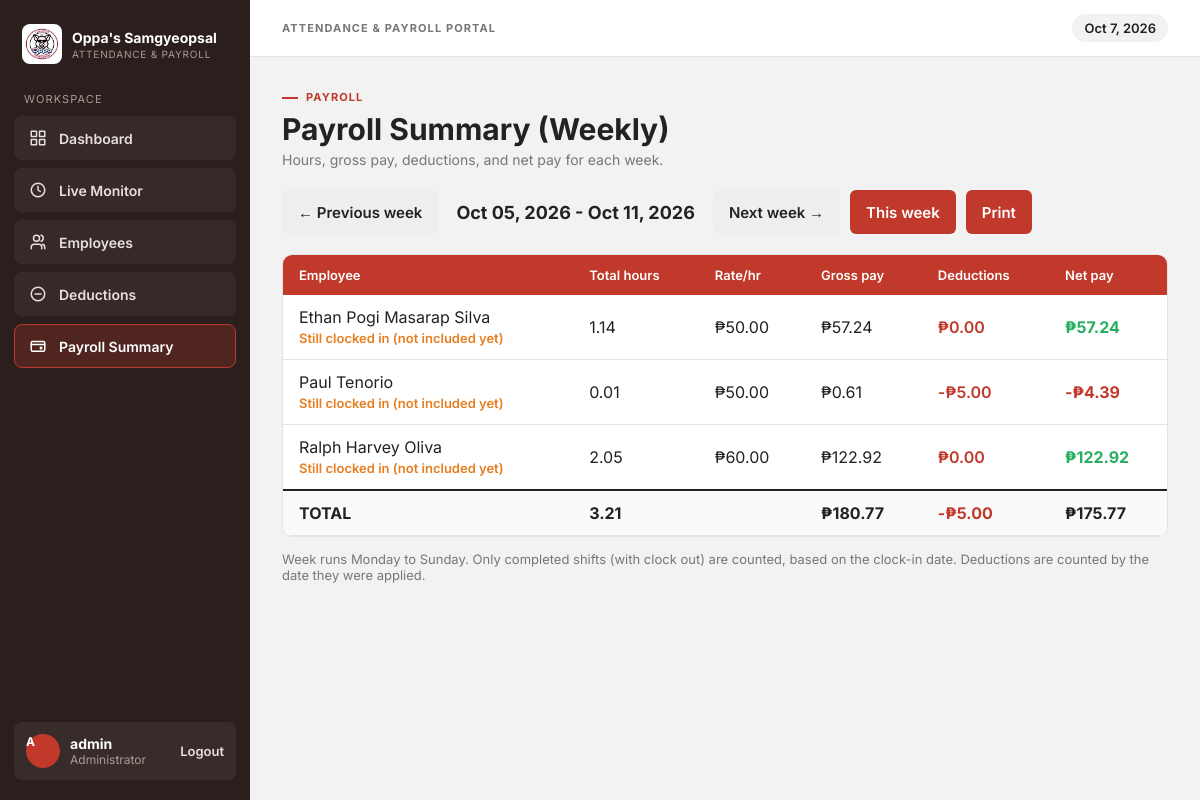
The app's page /admin/payroll.php (signed in) with its own data.
### tables this page shows
CREATE TABLE `employees` (
  `id` int(11) NOT NULL,
  `name` varchar(100) NOT NULL,
  `fingerprint_id` int(11) DEFAULT NULL,
  `hourly_rate` decimal(10,2) NOT NULL DEFAULT 0.00,
  `status` enum('active','inactive') DEFAULT 'active'
);

### admin/payroll.php (the view, shortened to what this page needs)
<?php
require '../db.php';
try {
    $base = new DateTime($_GET['start'] ?? 'today');
} catch (Exception $e) {
    $base = new DateTime('today');
}
$base->modify('monday this week')->setTime(0, 0, 0);
$weekStart = clone $base;
$weekEnd   = (clone $base)->modify('+7 days');
$prevWeek  = (clone $base)->modify('-7 days')->format('Y-m-d');
$nextWeek  = (clone $base)->modify('+7 days')->format('Y-m-d');
$thisWeek  = (new DateTime('today'))->modify('monday this week')->format('Y-m-d');
$s = $weekStart->format('Y-m-d H:i:s');
$e = $weekEnd->format('Y-m-d H:i:s');
$label = $weekStart->format('M d, Y') . ' - ' . (clone $weekEnd)->modify('-1 day')->format('M d, Y');
$stmt = $pdo->prepare("
    SELECT e.id, e.name, e.hourly_rate, e.status,
        COALESCE((SELECT SUM(TIMESTAMPDIFF(SECOND, a.clock_in, a.clock_out))
                    FROM attendance_logs a
                   WHERE a.employee_id = e.id AND a.clock_out IS NOT NULL
                     AND a.clock_in >= ? AND a.clock_in < ?), 0) AS secs,
        (SELECT COUNT(*) FROM attendance_logs a
          WHERE a.employee_id = e.id AND a.clock_out IS NULL
            AND a.clock_in >= ? AND a.clock_in < ?) AS open_count,
        COALESCE((SELECT SUM(d.amount) FROM deductions d
                   WHERE d.employee_id = e.id
                     AND d.created_at >= ? AND d.created_at < ?), 0) AS ded
    FROM employees e
    ORDER BY e.name
");
$stmt->execute([$s, $e, $s, $e, $s, $e]);
$all = $stmt->fetchAll();
$rows = [];
$tot = ['secs' => 0, 'gross' => 0, 'ded' => 0, 'net' => 0];
foreach ($all as $r) {
    $hours = $r['secs'] / 3600;
    $gross = round($hours * $r['hourly_rate'], 2);
    $ded   = (float)$r['ded'];
    $net   = $gross - $ded;
    $rows[] = $r + ['hours' => $hours, 'gross' => $gross, 'net' => $net];
    $tot['secs']  += $r['secs'];
    $tot['gross'] += $gross;
    $tot['ded']   += $ded;
    $tot['net']   += $net;
}
function peso($n) {
    return ($n < 0 ? '-₱' : '₱') . number_format(abs($n), 2);
}
require '../includes/header.php';
?>
<div class="toolbar">
    <a class="btn gray" href="?start=<?= $prevWeek ?>">← Previous week</a>
    <span class="range"><?= htmlspecialchars($label) ?></span>
    <a class="btn gray" href="?start=<?= $nextWeek ?>">Next week →</a>
    <a class="btn" href="?start=<?= $thisWeek ?>">This week</a>
    <button onclick="window.print()">Print</button>
</div>
<div class="table-wrap">
    <table>
        <tr>
            <th>Employee</th>
            <th>Total hours</th>
            <th>Rate/hr</th>
            <th>Gross pay</th>
            <th>Deductions</th>
            <th>Net pay</th>
        </tr>
        <?php foreach ($rows as $r): ?>
        <tr>
            <td>
                <?= htmlspecialchars($r['name']) ?>
                <?php if ($r['open_count'] > 0) echo '<br><span class="note">Still clocked in (not included yet)</span>'; ?>
            </td>
            <td><?= number_format($r['hours'], 2) ?></td>
            <td>₱<?= number_format($r['hourly_rate'], 2) ?></td>
            <td><?= peso($r['gross']) ?></td>
            <td class="ded"><?= $r['ded'] > 0 ? '-' . peso($r['ded']) : peso(0) ?></td>
            <td class="net <?= $r['net'] < 0 ? 'negative' : '' ?>"><?= peso($r['net']) ?></td>
        </tr>
        <?php endforeach; ?>
        <tr class="total">
            <td>TOTAL</td>
            <td><?= number_format($tot['secs'] / 3600, 2) ?></td>
            <td></td>
            <td><?= peso($tot['gross']) ?></td>
            <td class="ded"><?= $tot['ded'] > 0 ? '-' . peso($tot['ded']) : peso(0) ?></td>
            <td><?= peso($tot['net']) ?></td>
        </tr>
    </table>
</div>
<p class="small" style="margin-top:14px;">
    Week runs Monday to Sunday. Only completed shifts (with clock out) are counted, based on the clock-in date.
    Deductions are counted by the date they were applied.
</p>
<?php require '../includes/footer.php'; ?>

### assets/style.css (style rules this page uses)
:root { --primary: #C0392B; --primary-dark: #A93226; --primary-soft: #F8DEDA; --bg: #F2F2F2; --surface: #FFFFFF; --text: #222222; --muted: #777777; --success: #27AE60; --success-bg: #E9F7EF; --error: #C0392B; --error-bg: #FDEDEC; --warning: #E67E22; --warning-bg: #FFF4E5; --neutral: #7F8C8D; --border: #E3E3E3; --sidebar: #2A1F1D; --sidebar-text: #E8DEDA; --sidebar-muted: #A89A95; --radius: 6px; --radius-lg: 10px; --font: 'Inter', Arial, sans-serif; }
* { box-sizing: border-box; }
body { margin: 0; font-family: var(--font); font-size: 16px; color: var(--text); background: var(--bg); }
.small, .note { font-size: 13px; color: var(--muted); }
button, a.btn { display: inline-flex; align-items: center; justify-content: center; height: 44px; padding: 0 16px; font-family: var(--font); font-size: 15px; font-weight: 600; color: #fff; background: var(--primary); border: 0; border-radius: var(--radius); cursor: pointer; text-decoration: none; }
button.gray, a.btn.gray { background: #EEEEEE; color: var(--text); }
.table-wrap { overflow-x: auto; border: 1px solid var(--border); border-radius: var(--radius-lg); background: var(--surface); }
table { border-collapse: collapse; width: 100%; background: var(--surface); }
th { background: var(--primary); color: #fff; font-size: 13px; font-weight: 600; text-align: left; padding: 12px 16px; white-space: nowrap; }
td { padding: 12px 16px; border-bottom: 1px solid var(--border); text-align: left; vertical-align: middle; }
tr.total td { font-weight: 700; background: #FAFAFA; border-top: 2px solid var(--text); }
.ded, .amount { color: var(--error); font-weight: 600; }
.net { font-weight: 700; color: var(--success); }
.net.negative { color: var(--error); }
.note { color: var(--warning); font-size: 13px; font-weight: 600; }
.toolbar { display: flex; flex-wrap: wrap; align-items: center; gap: 10px; margin-bottom: 20px; }
.range { font-size: 18px; font-weight: 700; padding: 0 8px; }

### records on screen
employees: name "Ethan Pogi Masarap Silva", hours "1.14", hourly_rate "50.00", gross "₱57.24", net "₱57.24"
employees: name "Paul Tenorio", hours "0.01", hourly_rate "50.00", gross "₱0.61", ded "₱5.00", net "-₱4.39"
employees: name "Ralph Harvey Oliva", hours "2.05", hourly_rate "60.00", gross "₱122.92", net "₱122.92"

### other values on screen
$item[0] "Dashboard"
$item[0] "Live Monitor"
$item[0] "Employees"
$item[0] "Deductions"
$item[0] "Payroll Summary"
$eyebrow "PAYROLL"
$pageTitle "Payroll Summary (Weekly)"
$subtitle "Hours, gross pay, deductions, and net pay for each week."
$label "Oct 05, 2026 - Oct 11, 2026"
$tot['secs'] / 3600 "3.21"
peso($tot['gross']) "₱180.77"
peso($tot['ded']) "₱5.00"
peso($tot['net']) "₱175.77"
